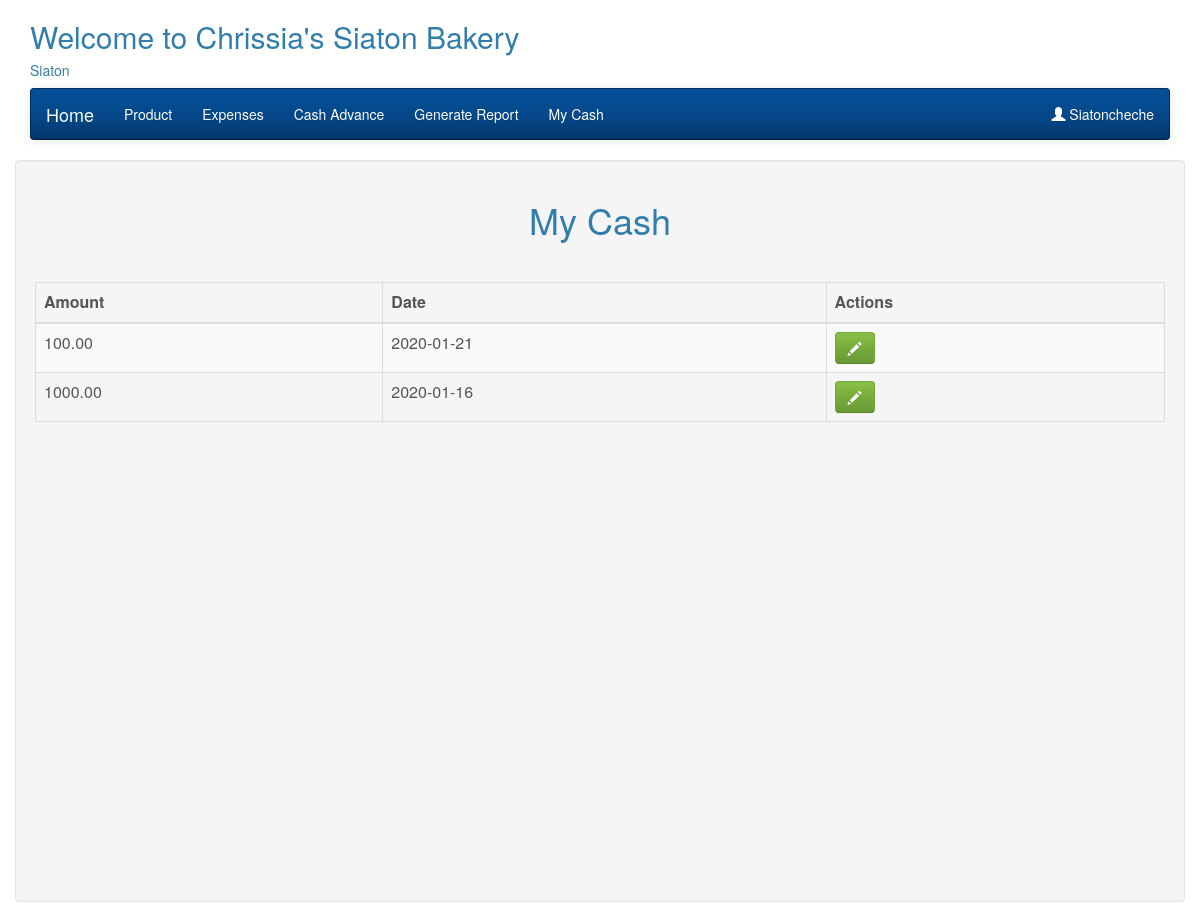
/baker-my-cash.php (signed in), run on the app's committed database.
### tables this page shows
CREATE TABLE `branch` (
  `id` int(10) NOT NULL,
  `branch_name` text NOT NULL,
  `address` text NOT NULL,
  `created_at` timestamp NOT NULL DEFAULT CURRENT_TIMESTAMP
);

CREATE TABLE `actual_cash` (
  `id` int(10) NOT NULL,
  `branch_id` int(10) NOT NULL,
  `amount` decimal(10,2) NOT NULL,
  `date` date NOT NULL
);

### bakerFunctions.php (called while the page is built, shortened)
<?php
    class bakersFunctions{
        private $conn;
        function __construct()
        {
            require_once 'includes/DbConfig.php';
                $database = new DbConfig();
                $this->conn = $database->dbConnect();
        }
        public function getBranchName($branch_id){
            $sql = "SELECT * FROM branch WHERE id = ?";
            $stmt = $this->conn->prepare($sql);
            $stmt->execute(array($branch_id));
            $result = $stmt->fetch();
            return $result;
        }
       public function getMyCash($branch_id){
           $sql = "SELECT * FROM actual_cash WHERE branch_id = ? ORDER BY date DESC";
           $stmt = $this->conn->prepare($sql);
           $stmt->execute(array($branch_id));
            $result = $stmt->fetchAll();
             return $result;
       }
    }
?>

### includes/DbConfig.php (called while the page is built, shortened)
<?php
    class DbConfig{
        function dbConnect(){
            $this->conn = new PDO("mysql:host=localhost;dbname=bakery","root","");
            return $this->conn;
        }
    }
?>

### baker-my-cash.php (the view, shortened to what this page needs)
<?php
require_once 'bakerFunctions.php';
require_once 'baker-header.php';
$branch_id = $_SESSION["branch_id"];
$result = $database->getMyCash($branch_id);
?>
<!DOCTYPE html>
<html>
<head>
</head>
<body>
	<div class="container well">
		<h1 class="text-center">My Cash</h1>
		    <div class="row">
                <div class="panel-heading">
                    <div class="col-lg-2 col-md-2 col-sm-4 col-xs-6" align='left'>
					</div>
                </div>
			<div class="col-md-10">
            </div>
		</div>
		<div style="height: 600px; overflow-y: auto;">
			<table id="" class="table table-striped table-bordered">
	        	<thead>
	                <tr>
                    <th>Amount</th>
                    <th>Date</th>
                    <th>Actions</th>
	              	</tr>
	          	</thead>
                  <tbody>
	        		<?php foreach($result as $expenses) :  ?>
		        		<tr>
                            <td><?php echo htmlentities($expenses["amount"]); ?></td>
                            <td><?php echo htmlentities($expenses["date"]); ?></td>
                            <td>
                                <a class="btn btn-success" href="baker-edit-my-cash.php?id=<?php echo htmlentities($expenses["id"]); ?>"><span class="glyphicon glyphicon-pencil"> </span></a>
                            </td>
		        		</tr>
	        		<?php endforeach; ?>
	        	</tbody>
      		</table>
		</div>
</body>
</html>

### baker-header.php (shortened to what this page needs)
<html>
    <head>
		<link rel="stylesheet" href="admin/css/bootstrap.min.css" />
		<link rel="stylesheet" href="admin/css/dataTables.bootstrap.min.css" />
		<link rel="stylesheet" href="admin/assests/jquery-ui/jquery-ui.min.css">
    </head>
    <body>
        <div class="container">
		<?php
				require_once 'bakerFunctions.php';
				$database = new bakersFunctions();
				$bid = $_SESSION["branch_id"];
				$get = $database->getBranchName($bid);
				$name = $get["branch_name"];
				$address = $get["address"]
			?>
            <h2>
				Welcome to <?php echo $name ?> Bakery
			</h2>
			<h5>
				<?php echo $address ?>
			</h5>
        <nav class="navbar navbar-inverse">
				<div class="container-fluid">
					<div class="navbar-header">
						<a href="baker-product.php" class="navbar-brand">Home</a>
					</div>
					<ul class="nav navbar-nav">
						<li><a href="baker-product.php">Product</a></li>
						<li><a href="baker-expenses.php">Expenses</a></li>
						<li><a href="baker-cash-advance.php">Cash Advance</a></li>
						<li><a href="baker-generate_report.php">Generate Report</a></li>
						<li><a href="baker-my-cash.php">My Cash</a></li>
					</ul>
					<ul class="nav navbar-nav navbar-right">
						<li class="dropdown">
							<a href="#" class="dropdown" data-toggle="dropdown"><span class="glyphicon glyphicon-user"></span> <?php echo $_SESSION["username"]; ?></a>
						</li>
					</ul>
				</div>
			</nav>
        </div>
    </body>
</html>

### data on the page
branch: branch_name "Chrissia's Siaton", address "Siaton"
actual_cash: amount "100.00", date "2020-01-21"
actual_cash: amount "1000.00", date "2020-01-16"

### other printed values
$_SESSION["username"] "Siatoncheche"
